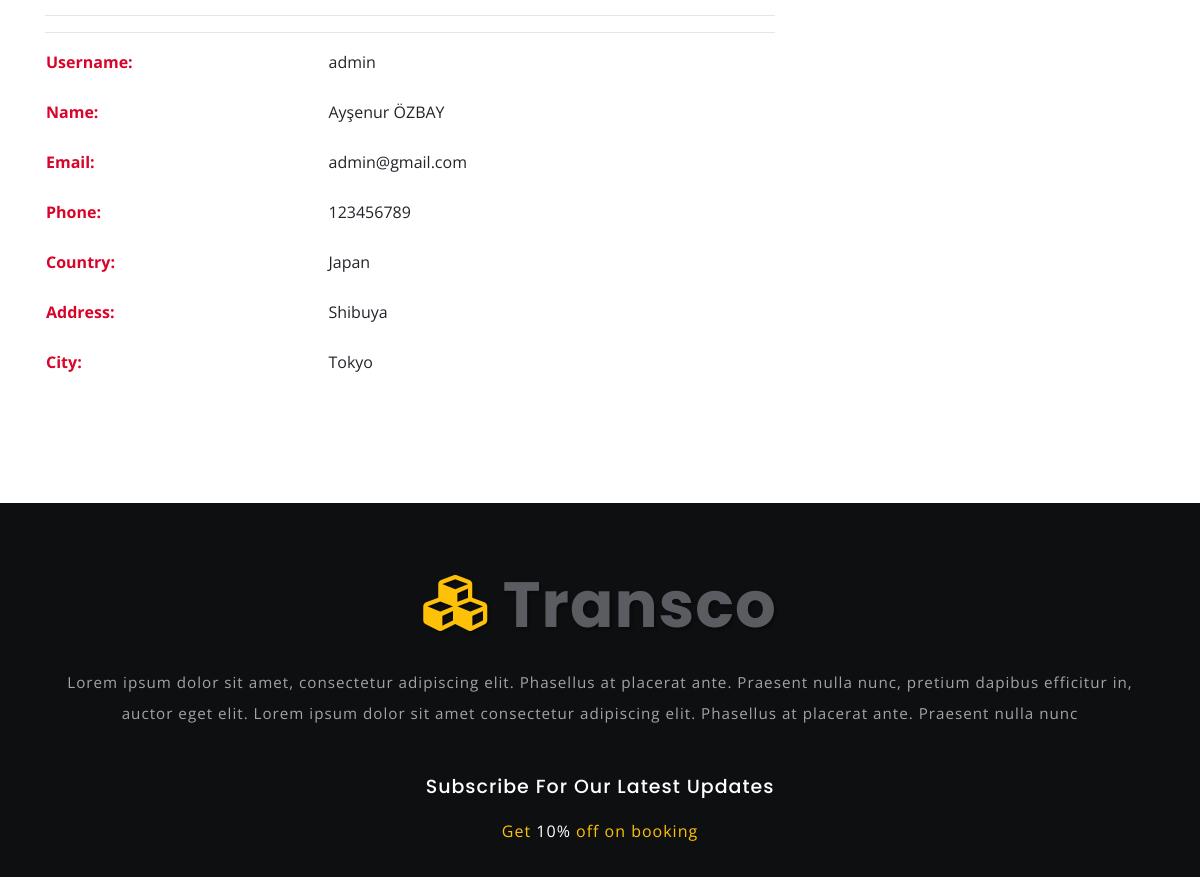
The page /user/ (signed in, middle part) on the database as committed earlier.
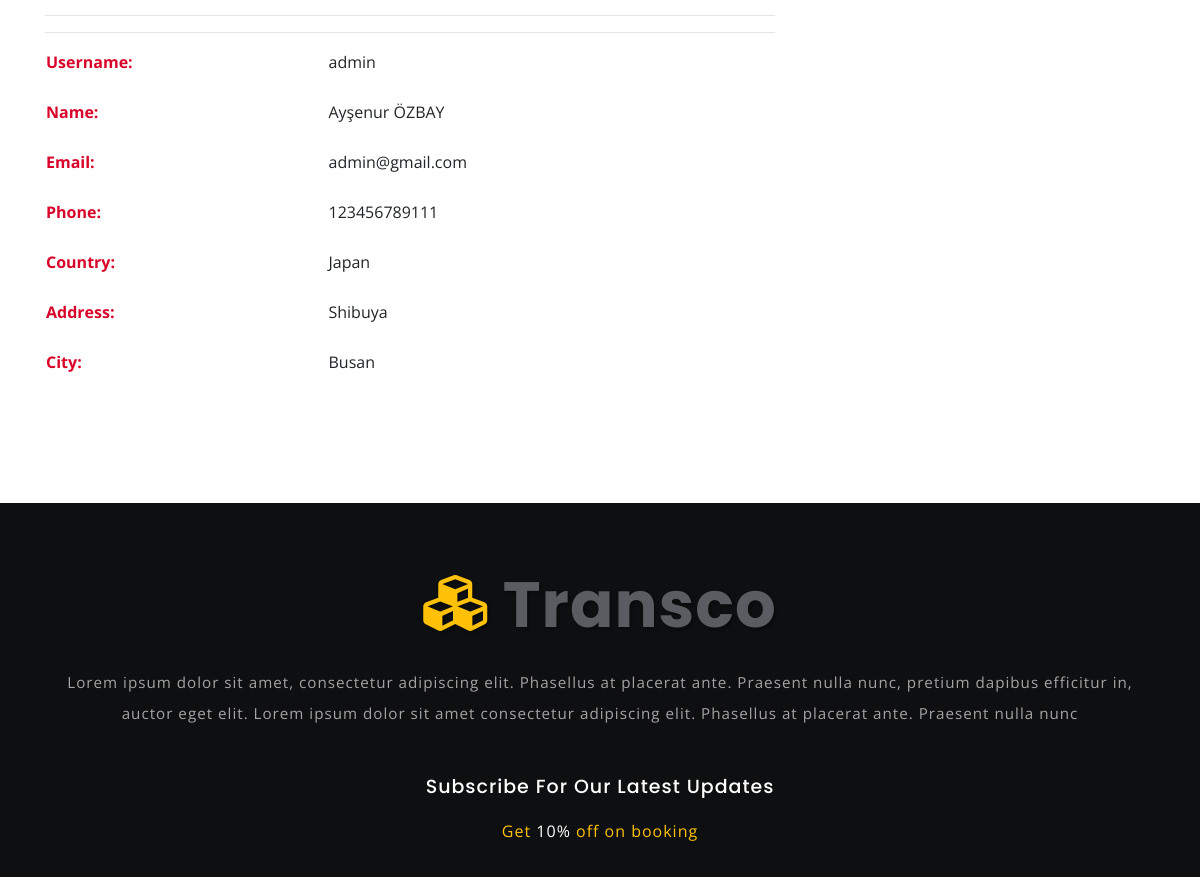
The same page on the database as committed later.
### home/models.py (models this page shows, shortened)
class UserProfile(models.Model):
    user = models.OneToOneField(User, on_delete=models.CASCADE)
    phone = models.CharField(max_length=30, blank=True)
    address = models.CharField(max_length=30, blank=True)
    city = models.CharField(max_length=30, blank=True)
    country = models.CharField(max_length=30, blank=True)
    image = models.ImageField(blank=True, upload_to='images/users/')
    def first_name(self):
        return self.user.first_name + ' ' +self.user.last_name
    def user_name(self):
        return self.user.username
    def image_tag(self):
        return mark_safe('<img src="{}" height="50"/>'.format(self.image.url))
    image_tag.short_description = 'Image'

### user/views.py (the view)
# urls.py: path('', views.index, name='index'),
def index(request):
    category = Category.objects.all()
    current_user = request.user  # access user session informations
    profile = UserProfile.objects.get(user_id=current_user.id)
    context = {
        'category': category,
        'profile': profile,
    }
    return render(request, 'profile.html', context)

### user/templates/profile.html (shortened to what this page needs)
{% extends "homebase.html" %}
{% block content %}
	<section class="banner-bottom-agile-w3ls">
		<div class="container">
			<div class="contact_grid_right">
				<form action="#" method="post">
					<div class="row contact_left_grid">
						<div class="col-md-8 con-left">
							<br>
							<br>
							<br>
							<br>
							<br>
							<br>
							<hr>
							<table style="  width: 100%; ">
							  <tr>
								<td style="color: #d90429 ;  font-weight: bold;">
									<div class="sub-hd mb-4 about-info text-left">
									Username:
									</div></td>
								<td>	<div class="sub-hd mb-4 about-info text-left">
										 {{profile.user_name}}
									</div>
								</td>
							  </tr>
								<tr>
									<td style="color: #d90429 ;  font-weight: bold;">
									<div class="sub-hd mb-4 about-info text-left">
									Name:
									</div></td>
								<td>	<div class="sub-hd mb-4 about-info text-left">
										 {{profile.first_name}}
									</div>
								</td>
							  </tr>
							  <tr>
									<td style="color: #d90429 ;  font-weight: bold;">
										<div class="sub-hd mb-4 about-info text-left">
									Email:
									</div></td>
								<td>	<div class="sub-hd mb-4 about-info text-left">
										 {{profile.user.email}}
									</div>
								</td>
							  </tr>
							  <tr>
								<td style="color: #d90429 ;  font-weight: bold;">
									<div class="sub-hd mb-4 about-info text-left">
									Phone:
									</div></td>
								<td>	<div class="sub-hd mb-4 about-info text-left">
										{{profile.phone}}
									</div>
								</td>
							  </tr>
								<tr>
								<td style="color: #d90429 ;  font-weight: bold;">
									<div class="sub-hd mb-4 about-info text-left">
									Country:
									</div></td>
								<td>	<div class="sub-hd mb-4 about-info text-left">
										{{profile.country}}
									</div>
								</td>
							  </tr>
							  <tr>
								<td style="color: #d90429 ;  font-weight: bold;">
									<div class="sub-hd mb-4 about-info text-left">
									Address:
									</div></td>
								<td>	<div class="sub-hd mb-4 about-info text-left">
										{{profile.address}}
									</div>
								</td>
							  </tr>
								<hr>
							  <tr>
								<td style="color: #d90429 ;  font-weight: bold;">
									<div class="sub-hd mb-4 about-info text-left">
									City:
									</div></td>
								<td>	<div class="sub-hd mb-4 about-info text-left">
										{{profile.city}}
									</div>
								</td>
							  </tr>
							</table>
						</div>
						<div class="col-md-4 con-right">
						</div>
					</div>
				</form>
			</div>
		</div>
	</section>
{% endblock %}

Rows that differ between the two databases and show on the page:
changed UserProfile "Japan": phone "123456789" → "123456789111"; city "Tokyo" → "Busan"
